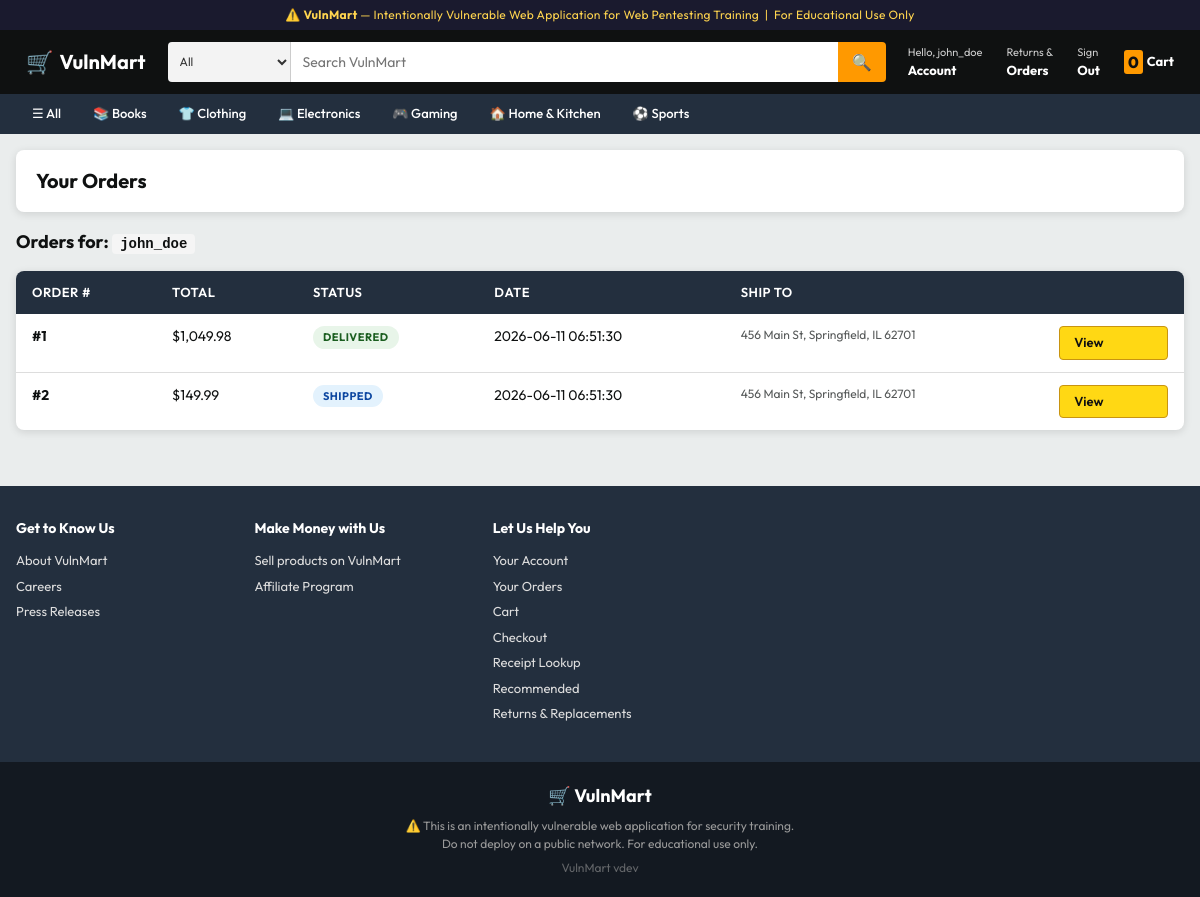
Page /orders.php (signed in) on the committed database.
### tables this page shows
CREATE TABLE categories (
    id INT AUTO_INCREMENT PRIMARY KEY,
    name VARCHAR(50) NOT NULL,
    slug VARCHAR(50) UNIQUE NOT NULL,
    icon VARCHAR(10)
);

CREATE TABLE orders (
    id INT AUTO_INCREMENT PRIMARY KEY,
    user_id INT,
    total_amount DECIMAL(10,2) NOT NULL,
    status ENUM('pending','processing','shipped','delivered','cancelled') DEFAULT 'pending',
    shipping_address TEXT,
    created_at TIMESTAMP DEFAULT CURRENT_TIMESTAMP,
    FOREIGN KEY (user_id) REFERENCES users(id)
);

### src/config.php (called while the page is built, shortened)
<?php
function isLoggedIn(): bool {
    return isset($_SESSION['user_id']);
}

### src/includes/db.php (called while the page is built, shortened)
<?php
require_once __DIR__ . '/../config.php';
function getDB(): mysqli {
    static $conn = null;
    if ($conn === null) {
        $conn = new mysqli(DB_HOST, DB_USER, DB_PASS, DB_NAME);
        $conn->set_charset("utf8mb4");
    }
    return $conn;
}

### src/orders.php (the view, shortened to what this page needs)
<?php
require_once __DIR__ . '/config.php';
require_once __DIR__ . '/includes/db.php';
$conn      = getDB();
$diff      = getDifficulty('orders');
$orders    = [];
$username = $_SESSION['username'];
if ($diff === 'low') {
    $sql = "SELECT o.id, o.total_amount, o.status, o.created_at,
                   o.shipping_address
            FROM orders o
            JOIN users u ON o.user_id = u.id
            WHERE u.username = '{$username}'
            ORDER BY o.created_at DESC";
    $res = $conn->query($sql);
    if (!$res) {
        $sqlError = $conn->error;
    } else {
        while ($row = $res->fetch_assoc()) $orders[] = $row;
    }
}
include __DIR__ . '/includes/header.php';
?>
<div class="page-header">
    <h1>Your Orders</h1>
</div>
<h2 style="font-size:18px;font-weight:700;margin-bottom:16px;">
    Orders for: <code style="font-size:14px;background:#f5f5f5;padding:2px 8px;border-radius:4px;"><?= htmlspecialchars($username) ?></code>
</h2>
<?php if (!empty($orders)): ?>
<table class="data-table">
    <thead>
        <tr>
            <th>Order #</th>
            <th>Total</th>
            <th>Status</th>
            <th>Date</th>
            <th>Ship To</th>
            <th></th>
        </tr>
    </thead>
    <tbody>
        <?php foreach ($orders as $o): ?>
        <tr>
            <td><strong>#<?= htmlspecialchars((string)$o['id']) ?></strong></td>
            <td>$<?= htmlspecialchars(number_format((float)($o['total_amount'] ?? 0), 2)) ?></td>
            <td>
                <span class="status-badge status-<?= htmlspecialchars($o['status'] ?? '') ?>">
                    <?= htmlspecialchars($o['status'] ?? '—') ?>
                </span>
            </td>
            <td><?= htmlspecialchars($o['created_at'] ?? '—') ?></td>
            <td style="font-size:12px;color:var(--text-muted);"><?= htmlspecialchars($o['shipping_address'] ?? '—') ?></td>
            <td><a class="btn btn-primary btn-sm" href="/order.php?id=<?= (int)$o['id'] ?>">View</a></td>
        </tr>
        <?php endforeach; ?>
    </tbody>
</table>
<?php endif; ?>
<?php include __DIR__ . '/includes/footer.php'; ?>

### src/includes/header.php (shortened to what this page needs)
<?php
require_once __DIR__ . '/../includes/db.php';
$_cat_icons = [
    'books'        => '📚',
    'clothing'     => '👕',
    'electronics'  => '💻',
    'gaming'       => '🎮',
    'home-kitchen' => '🏠',
    'sports'       => '⚽',
];
$_categories = [];
$_cats = getDB()->query("SELECT * FROM categories ORDER BY name");
if ($_cats) {
    while ($r = $_cats->fetch_assoc()) {
        $r['icon'] = $_cat_icons[$r['slug']] ?? '';
        $_categories[] = $r;
    }
}
?>
<!DOCTYPE html>
<html lang="en">
<head>
    <link rel="stylesheet" href="/assets/css/style.css">
</head>
<body>
<div class="training-banner">
    ⚠️ <strong>VulnMart</strong> — Intentionally Vulnerable Web Application for Web Pentesting Training &nbsp;|&nbsp; For Educational Use Only
</div>
<header class="site-header">
    <div class="header-inner">
        <a href="/" class="site-logo">
            <span class="logo-icon">🛒</span>
            <span>VulnMart</span>
        </a>
        <form action="/search.php" method="GET" class="header-search">
            <select name="cat" class="search-cat-select">
                <option value="">All</option>
            </select>
            <input type="text" name="q" placeholder="Search VulnMart"
                   value="<?= isset($_GET['q']) ? htmlspecialchars($_GET['q']) : '' ?>"
                   class="search-input" autocomplete="off">
            <button type="submit" class="search-btn">🔍</button>
        </form>
        <div class="header-actions">
            <?php if (isLoggedIn()): ?>
            <a href="/profile.php" class="header-action-link">
                <span class="action-label">Hello, <?= htmlspecialchars($_SESSION['username']) ?></span>
                <span class="action-main">Account</span>
            </a>
            <a href="/orders.php" class="header-action-link">
                <span class="action-label">Returns &amp;</span>
                <span class="action-main">Orders</span>
            </a>
            <a href="/logout.php" class="header-action-link">
                <span class="action-label">Sign</span>
                <span class="action-main">Out</span>
            </a>
            <?php endif; ?>
            <a href="/cart.php" class="header-cart">
                <span class="cart-qty"><?= array_sum($_SESSION['cart'] ?? []) ?></span>
                <span>Cart</span>
            </a>
        </div>
    </div>
</header>
<nav class="cat-nav">
    <div class="cat-nav-inner">
        <a href="/" class="cat-nav-link">☰ All</a>
        <?php foreach ($_categories as $c): ?>
        <a href="/category.php?slug=<?= htmlspecialchars($c['slug']) ?>" class="cat-nav-link">
            <?= $c['icon'] ?> <?= htmlspecialchars($c['name']) ?>
        </a>
        <?php endforeach; ?>
    </div>
</nav>
<main class="site-main">

### src/assets/css/style.css (style rules this page uses)
*, *::before, *::after { box-sizing: border-box; margin: 0; padding: 0; }
:root { --header-bg: #0F1111; --header-hover: #232F3E; --cat-nav-bg: #232F3E; --accent: #FF9900; --accent-dark: #C45500; --accent-light: #FFD814; --body-bg: #EAEDED; --card-bg: #FFFFFF; --text: #0F1111; --text-muted: #565959; --text-light: #999; --border: #DDD; --star: #FF9900; --price: #B12704; --success: #067D62; --radius: 8px; --shadow: 0 2px 8px rgba(0,0,0,.12); --shadow-hover: 0 4px 16px rgba(0,0,0,.20); }
html { scroll-behavior: smooth; }
body { font-family: 'Outfit', sans-serif; background: var(--body-bg); color: var(--text); font-size: 14px; line-height: 1.5; }
a { color: inherit; text-decoration: none; }
button, input, select { font-family: inherit; }
.training-banner { background: #1a1a2e; color: #FFD54F; text-align: center; font-size: 12px; padding: 6px 16px; letter-spacing: .3px; }
.site-header { background: var(--header-bg); padding: 8px 0; position: sticky; top: 0; z-index: 100; }
.header-inner { max-width: 1400px; margin: 0 auto; padding: 0 16px; display: flex; align-items: center; gap: 12px; }
.site-logo { display: flex; align-items: center; gap: 6px; color: #FFF; font-size: 20px; font-weight: 700; white-space: nowrap; padding: 4px 8px; border: 2px solid transparent; border-radius: 4px; transition: border-color .15s; }
.site-logo .logo-icon { font-size: 22px; }
.header-search { flex: 1; display: flex; height: 40px; border-radius: 4px; overflow: hidden; max-width: 800px; }
.search-cat-select { background: #F3F3F3; border: none; padding: 0 8px; font-size: 12px; color: #333; cursor: pointer; min-width: 80px; border-right: 1px solid #CCC; }
.search-input { flex: 1; border: none; padding: 0 12px; font-size: 14px; outline: none; }
.search-btn { background: var(--accent); border: none; padding: 0 14px; font-size: 16px; cursor: pointer; transition: background .15s; }
.header-actions { display: flex; align-items: center; gap: 4px; color: #FFF; white-space: nowrap; }
.header-action-link { display: flex; flex-direction: column; padding: 4px 8px; border: 2px solid transparent; border-radius: 4px; color: #FFF; transition: border-color .15s; }
.action-label { font-size: 11px; color: #CCC; }
.action-main { font-size: 13px; font-weight: 700; }
.header-cart { display: flex; align-items: center; gap: 4px; color: #FFF; font-size: 13px; font-weight: 700; padding: 4px 8px; border: 2px solid transparent; border-radius: 4px; transition: border-color .15s; }
.cart-qty { background: var(--accent); color: #111; font-size: 16px; font-weight: 800; padding: 0 4px; border-radius: 3px; }
.cat-nav { background: var(--cat-nav-bg); }
.cat-nav-inner { max-width: 1400px; margin: 0 auto; padding: 0 16px; display: flex; gap: 0; overflow-x: auto; scrollbar-width: none; }
.cat-nav-link { color: #FFF; font-size: 13px; font-weight: 500; padding: 8px 14px; white-space: nowrap; border: 2px solid transparent; transition: border-color .15s; }
.site-main { max-width: 1400px; margin: 0 auto; padding: 16px; }
.btn { display: inline-block; padding: 10px 20px; border-radius: 4px; font-size: 14px; font-weight: 600; cursor: pointer; border: none; transition: background .15s; }
.btn-primary { background: var(--accent-light); color: #111; width: 100%; border: 1px solid #C89411; }
.btn-sm { padding: 6px 14px; font-size: 13px; }
.data-table { width: 100%; border-collapse: collapse; background: var(--card-bg); border-radius: var(--radius); overflow: hidden; box-shadow: var(--shadow); }
.data-table th { background: #232F3E; color: #FFF; text-align: left; padding: 12px 16px; font-size: 13px; font-weight: 600; text-transform: uppercase; letter-spacing: .5px; }
.data-table td { padding: 12px 16px; border-bottom: 1px solid var(--border); font-size: 14px; vertical-align: top; }
.data-table tr:last-child td { border-bottom: none; }
.page-header { background: var(--card-bg); border-radius: var(--radius); padding: 16px 20px; margin-bottom: 16px; box-shadow: var(--shadow); display: flex; align-items: center; justify-content: space-between; flex-wrap: wrap; gap: 8px; }
.page-header h1 { font-size: 20px; font-weight: 700; }
.status-badge { display: inline-block; padding: 3px 10px; border-radius: 12px; font-size: 11px; font-weight: 700; text-transform: uppercase; letter-spacing: .5px; }
.status-delivered { background: #E8F5E9; color: #1B5E20; }
.status-shipped { background: #E3F2FD; color: #0D47A1; }

### rows in the picture
categories: icon "📚", name "Books"
categories: icon "👕", name "Clothing"
categories: icon "💻", name "Electronics"
categories: icon "🎮", name "Gaming"
categories: icon "🏠", name "Home & Kitchen"
categories: icon "⚽", name "Sports"
orders: id "1", total_amount "1,049.98", status "DELIVERED", created_at "2026-06-11 06:51:30", shipping_address "456 Main St, Springfield, IL 62701"
orders: id "2", total_amount "149.99", status "SHIPPED", created_at "2026-06-11 06:51:30", shipping_address "456 Main St, Springfield, IL 62701"

### other values in the picture
$_SESSION['username'] "john_doe"
array_sum($_SESSION['cart'] ?? []) "0"
$username "john_doe"
defined('VULNMART_VERSION') ? VULNMART_VERSION : 'dev' "dev"
